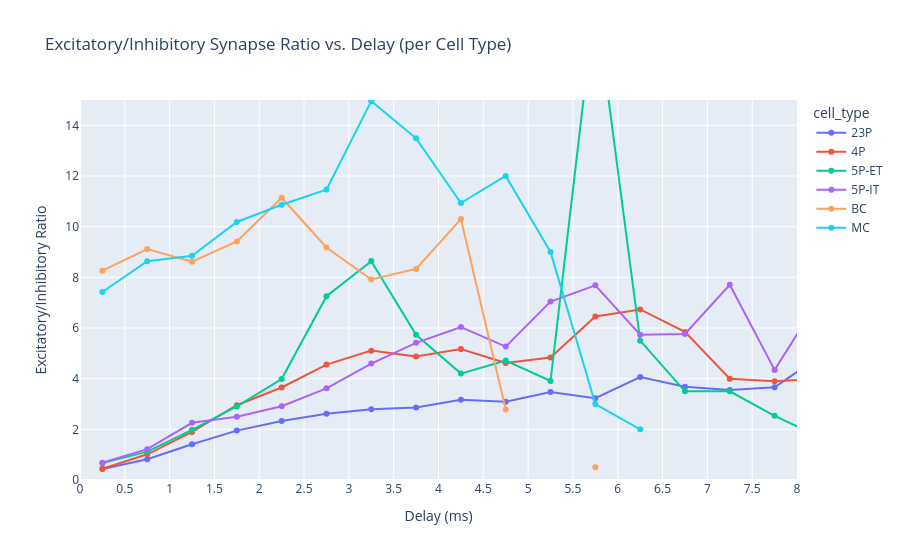

This figure's notebook cell:
### Code cell
#3.33_intermission Let's look at how ratio of excitatory to inhibitory synapses changes with delay of synapses.
#Do this for a given set of cell types: ["23P", "4P", "5P-IT", "5P-ET", "BC", "MC"]
#Want bins of .5 milliseconds. So 0 - .5, .5 - 1, 1 - 1.5, etc.
#For each bin, for each cell type (different color for each) put a point for ratio of exc to inh synapses.


cell_types_to_include = ["23P", "4P", "5P-IT", "5P-ET", "BC", "MC"]

# Get pt_root_ids for the included cell types
pt_root_ids_to_include = cell_type_df[
    cell_type_df["cell_type"].isin(cell_types_to_include)
][["pt_root_id", "cell_type"]]

# Merge to attach cell type to each synapse
merged_df = synapse_delay_df.merge(
    pt_root_ids_to_include, how="inner", left_on="pre_pt_root_id", right_on="pt_root_id"
)

# Remove unknown synapses
merged_df = merged_df[
    merged_df["post_excit_inhib"].isin(["excitatory_neuron", "inhibitory_neuron"])
]

# Define delay bins (0.5 ms bins)
bin_edges = np.arange(0, merged_df["delay"].max() + 0.5, 0.5)
merged_df["delay_bin"] = pd.cut(merged_df["delay"], bins=bin_edges, right=False)

# Compute ratio of excitatory to inhibitory per bin per cell type
ratio_df = (
    merged_df.groupby(["cell_type", "delay_bin"])["post_excit_inhib"]
    .value_counts()
    .unstack(fill_value=0)
    .reset_index()
)

# Compute ratio safely (avoid division by zero)
ratio_df["exc_to_inh_ratio"] = ratio_df.apply(
    lambda row: row.get("excitatory_neuron", 0)
    / row.get("inhibitory_neuron", np.nan)
    if row.get("inhibitory_neuron", 0) > 0
    else np.nan,
    axis=1,
)

# Midpoints for plotting
ratio_df["delay_bin_center"] = ratio_df["delay_bin"].apply(lambda x: x.mid)

# Plot: excitatory/inhibitory ratio vs. delay bin, colored by cell type
fig = px.scatter(
    ratio_df,
    x="delay_bin_center",
    y="exc_to_inh_ratio",
    color="cell_type",
    title="Excitatory/Inhibitory Synapse Ratio vs. Delay (per Cell Type)",
    labels={
        "delay_bin_center": "Delay (ms)",
        "exc_to_inh_ratio": "Exc/Inh Ratio",
    },
)

fig.update_traces(mode="markers+lines")
fig.update_layout(
    xaxis=dict(tickmode="linear", tick0=0, dtick=0.5,range=[0, 8]),
    yaxis=dict(title="Excitatory/Inhibitory Ratio", rangemode="tozero",range=[0, 15]),
    # yaxis=dict(title="Excitatory/Inhibitory Ratio", rangemode="tozero",range=[-1, 1.5],type="log"),
)
fig.show()

### Figure 1 — Plotly figure (JSON) as saved in the notebook; plotly's stock layout.template omitted (floating-point values rounded to 4 significant figures)
{"data": [{"hovertemplate": "cell_type=23P<br>Delay (ms)=%{x}<br>Exc/Inh Ratio=%{y}<extra></extra>", "legendgroup": "23P", "marker": {"color": "#636efa", "symbol": "circle"}, "mode": "markers+lines", "name": "23P", "orientation": "v", "showlegend": true, "type": "scatter", "x": [0.25, 0.75, 1.25, 1.75, 2.25, 2.75, 3.25, 3.75, 4.25, 4.75, 5.25, 5.75, 6.25, 6.75, 7.25, 7.75, 8.25, 8.75, 9.25, 9.75, 10.25, 10.75, 11.25, 11.75, 12.25], "xaxis": "x", "y": [0.4306, 0.8173, 1.412, 1.949, 2.33, 2.616, 2.792, 2.863, 3.167, 3.09, 3.473, 3.231, 4.062, 3.678, 3.552, 3.663, 4.86, 4.972, 5.286, 3.692, 7.429, 7.0, 5.8, 9.0, NaN], "yaxis": "y"}, {"hovertemplate": "cell_type=4P<br>Delay (ms)=%{x}<br>Exc/Inh Ratio=%{y}<extra></extra>", "legendgroup": "4P", "marker": {"color": "#EF553B", "symbol": "circle"}, "mode": "markers+lines", "name": "4P", "orientation": "v", "showlegend": true, "type": "scatter", "x": [0.25, 0.75, 1.25, 1.75, 2.25, 2.75, 3.25, 3.75, 4.25, 4.75, 5.25, 5.75, 6.25, 6.75, 7.25, 7.75, 8.25, 8.75, 9.25, 9.75, 10.25, 10.75, 11.25, 11.75, 12.25], "xaxis": "x", "y": [0.443, 1.014, 1.899, 2.95, 3.651, 4.557, 5.107, 4.871, 5.168, 4.616, 4.833, 6.455, 6.733, 5.846, 4.0, 3.9, 4.0, 24.0, 8.333, 18.0, 14.0, NaN, NaN, NaN, NaN], "yaxis": "y"}, {"hovertemplate": "cell_type=5P-ET<br>Delay (ms)=%{x}<br>Exc/Inh Ratio=%{y}<extra></extra>", "legendgroup": "5P-ET", "marker": {"color": "#00cc96", "symbol": "circle"}, "mode": "markers+lines", "name": "5P-ET", "orientation": "v", "showlegend": true, "type": "scatter", "x": [0.25, 0.75, 1.25, 1.75, 2.25, 2.75, 3.25, 3.75, 4.25, 4.75, 5.25, 5.75, 6.25, 6.75, 7.25, 7.75, 8.25, 8.75, 9.25, 9.75, 10.25, 10.75, 11.25, 11.75, 12.25], "xaxis": "x", "y": [0.6656, 1.119, 1.979, 2.903, 3.984, 7.255, 8.64, 5.731, 4.2, 4.714, 3.909, 19.0, 5.5, 3.5, 3.5, 2.533, 1.7, 6.0, 1.0, NaN, NaN, NaN, NaN, NaN, NaN], "yaxis": "y"}, {"hovertemplate": "cell_type=5P-IT<br>Delay (ms)=%{x}<br>Exc/Inh Ratio=%{y}<extra></extra>", "legendgroup": "5P-IT", "marker": {"color": "#ab63fa", "symbol": "circle"}, "mode": "markers+lines", "name": "5P-IT", "orientation": "v", "showlegend": true, "type": "scatter", "x": [0.25, 0.75, 1.25, 1.75, 2.25, 2.75, 3.25, 3.75, 4.25, 4.75, 5.25, 5.75, 6.25, 6.75, 7.25, 7.75, 8.25, 8.75, 9.25, 9.75, 10.25, 10.75, 11.25, 11.75, 12.25], "xaxis": "x", "y": [0.6812, 1.217, 2.258, 2.497, 2.909, 3.617, 4.598, 5.413, 6.037, 5.266, 7.047, 7.684, 5.732, 5.767, 7.708, 4.346, 7.154, 7.667, 14.0, 8.0, 6.5, NaN, NaN, NaN, NaN], "yaxis": "y"}, {"hovertemplate": "cell_type=BC<br>Delay (ms)=%{x}<br>Exc/Inh Ratio=%{y}<extra></extra>", "legendgroup": "BC", "marker": {"color": "#FFA15A", "symbol": "circle"}, "mode": "markers+lines", "name": "BC", "orientation": "v", "showlegend": true, "type": "scatter", "x": [0.25, 0.75, 1.25, 1.75, 2.25, 2.75, 3.25, 3.75, 4.25, 4.75, 5.25, 5.75, 6.25, 6.75, 7.25, 7.75, 8.25, 8.75, 9.25, 9.75, 10.25, 10.75, 11.25, 11.75, 12.25], "xaxis": "x", "y": [8.263, 9.119, 8.619, 9.417, 11.14, 9.177, 7.914, 8.333, 10.3, 2.786, NaN, 0.5, NaN, NaN, NaN, NaN, NaN, NaN, NaN, NaN, NaN, NaN, NaN, NaN, NaN], "yaxis": "y"}, {"hovertemplate": "cell_type=MC<br>Delay (ms)=%{x}<br>Exc/Inh Ratio=%{y}<extra></extra>", "legendgroup": "MC", "marker": {"color": "#19d3f3", "symbol": "circle"}, "mode": "markers+lines", "name": "MC", "orientation": "v", "showlegend": true, "type": "scatter", "x": [0.25, 0.75, 1.25, 1.75, 2.25, 2.75, 3.25, 3.75, 4.25, 4.75, 5.25, 5.75, 6.25, 6.75, 7.25, 7.75, 8.25, 8.75, 9.25, 9.75, 10.25, 10.75, 11.25, 11.75, 12.25], "xaxis": "x", "y": [7.422, 8.639, 8.855, 10.19, 10.87, 11.46, 14.95, 13.49, 10.93, 12.0, 9.0, 3.0, 2.0, NaN, NaN, NaN, NaN, NaN, NaN, NaN, NaN, NaN, NaN, NaN, NaN], "yaxis": "y"}], "layout": {"legend": {"title": {"text": "cell_type"}, "tracegroupgap": 0}, "title": {"text": "Excitatory/Inhibitory Synapse Ratio vs. Delay (per Cell Type)"}, "xaxis": {"anchor": "y", "domain": [0, 1], "dtick": 0.5, "range": [0, 8], "tick0": 0, "tickmode": "linear", "title": {"text": "Delay (ms)"}}, "yaxis": {"anchor": "x", "domain": [0, 1], "range": [0, 15], "rangemode": "tozero", "title": {"text": "Excitatory/Inhibitory Ratio"}}}}
